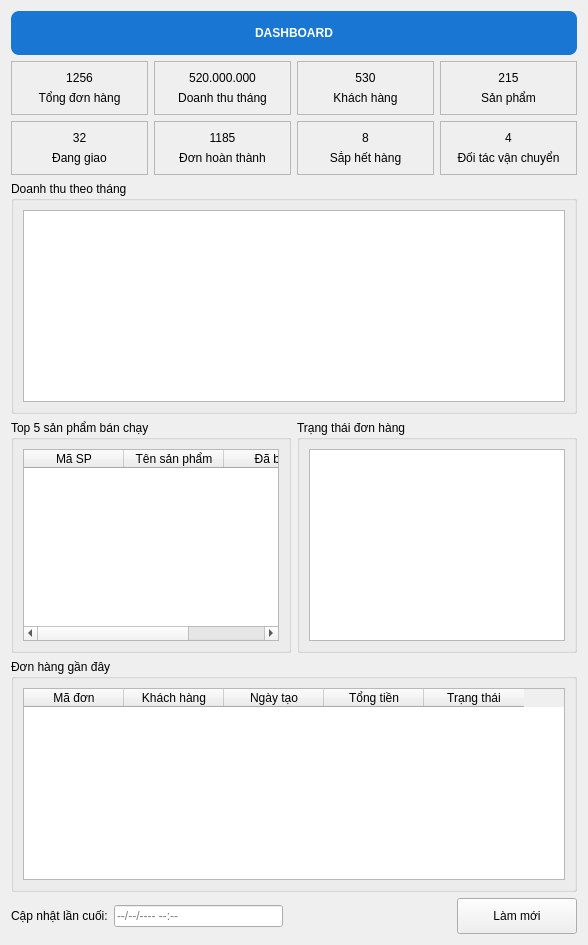
      <widget class="QWidget" name="pageTongQuan">
       <layout class="QVBoxLayout" name="verticalLayout_11">
        <item>
         <widget class="QLabel" name="lblTitle_11">
          <property name="styleSheet">
           <string>
font: 18pt &quot;Arial&quot;;
font-weight:bold;
color:white;
background:#1976D2;
padding:15px;
border-radius:8px;
       </string>
          </property>
          <property name="text">
           <string>DASHBOARD</string>
          </property>
          <property name="alignment">
           <set>Qt::AlignCenter</set>
          </property>
         </widget>
        </item>
        <item>
         <layout class="QGridLayout" name="gridKPI">
          <item row="0" column="0">
           <widget class="QFrame" name="frmTotalOrder">
            <property name="frameShape">
             <enum>QFrame::StyledPanel</enum>
            </property>
            <layout class="QVBoxLayout" name="_12">
             <item>
              <widget class="QLabel" name="lblTongDonHang">
               <property name="text">
                <string>1256</string>
               </property>
               <property name="alignment">
                <set>Qt::AlignCenter</set>
               </property>
              </widget>
             </item>
             <item>
              <widget class="QLabel" name="lblTotalOrder">
               <property name="text">
                <string>Tổng đơn hàng</string>
               </property>
               <property name="alignment">
                <set>Qt::AlignCenter</set>
               </property>
              </widget>
             </item>
            </layout>
           </widget>
          </item>
          <item row="0" column="1">
           <widget class="QFrame" name="frmRevenue">
            <property name="frameShape">
             <enum>QFrame::StyledPanel</enum>
            </property>
            <layout class="QVBoxLayout" name="_13">
             <item>
              <widget class="QLabel" name="lblDoanhThuThang">
               <property name="text">
                <string>520.000.000</string>
               </property>
               <property name="alignment">
                <set>Qt::AlignCenter</set>
               </property>
              </widget>
             </item>
             <item>
              <widget class="QLabel" name="lblRevenue">
               <property name="text">
                <string>Doanh thu tháng</string>
               </property>
               <property name="alignment">
                <set>Qt::AlignCenter</set>
               </property>
              </widget>
             </item>
            </layout>
           </widget>
          </item>
          <item row="0" column="2">
           <widget class="QFrame" name="frmCustomer">
            <property name="frameShape">
             <enum>QFrame::StyledPanel</enum>
            </property>
            <layout class="QVBoxLayout" name="_14">
             <item>
              <widget class="QLabel" name="lblKhachHang">
               <property name="text">
                <string>530</string>
               </property>
               <property name="alignment">
                <set>Qt::AlignCenter</set>
               </property>
              </widget>
             </item>
             <item>
              <widget class="QLabel" name="lblCustomer">
               <property name="text">
                <string>Khách hàng</string>
               </property>
               <property name="alignment">
                <set>Qt::AlignCenter</set>
               </property>
              </widget>
             </item>
            </layout>
           </widget>
          </item>
          <item row="0" column="3">
           <widget class="QFrame" name="frmProduct">
            <property name="frameShape">
             <enum>QFrame::StyledPanel</enum>
            </property>
            <layout class="QVBoxLayout" name="_15">
             <item>
              <widget class="QLabel" name="lblSanPham">
               <property name="text">
                <string>215</string>
               </property>
               <property name="alignment">
                <set>Qt::AlignCenter</set>
               </property>
              </widget>
             </item>
             <item>
              <widget class="QLabel" name="lblProduct">
               <property name="text">
                <string>Sản phẩm</string>
               </property>
               <property name="alignment">
                <set>Qt::AlignCenter</set>
               </property>
              </widget>
             </item>
            </layout>
           </widget>
          </item>
         </layout>
        </item>
        <item>
         <layout class="QGridLayout" name="gridKPI2">
          <item row="0" column="0">
           <widget class="QFrame" name="frmShipment">
            <property name="frameShape">
             <enum>QFrame::StyledPanel</enum>
            </property>
            <layout class="QVBoxLayout" name="_8">
             <item>
              <widget class="QLabel" name="lblDangGiao">
               <property name="text">
                <string>32</string>
               </property>
               <property name="alignment">
                <set>Qt::AlignCenter</set>
               </property>
              </widget>
             </item>
             <item>
              <widget class="QLabel" name="lblShipment">
               <property name="text">
                <string>Đang giao</string>
               </property>
               <property name="alignment">
                <set>Qt::AlignCenter</set>
               </property>
              </widget>
             </item>
            </layout>
           </widget>
          </item>
          <item row="0" column="1">
           <widget class="QFrame" name="frmCompleted">
            <property name="frameShape">
             <enum>QFrame::StyledPanel</enum>
            </property>
            <layout class="QVBoxLayout" name="_9">
             <item>
              <widget class="QLabel" name="lblDonHoanThanh">
               <property name="text">
                <string>1185</string>
               </property>
               <property name="alignment">
                <set>Qt::AlignCenter</set>
               </property>
              </widget>
             </item>
             <item>
              <widget class="QLabel" name="lblCompleted_2">
               <property name="text">
                <string>Đơn hoàn thành</string>
               </property>
               <property name="alignment">
                <set>Qt::AlignCenter</set>
               </property>
              </widget>
             </item>
            </layout>
           </widget>
          </item>
          <item row="0" column="2">
           <widget class="QFrame" name="frmLowStock">
            <property name="frameShape">
             <enum>QFrame::StyledPanel</enum>
            </property>
            <layout class="QVBoxLayout" name="_10">
             <item>
              <widget class="QLabel" name="lblSapHetHang">
               <property name="text">
                <string>8</string>
               </property>
               <property name="alignment">
                <set>Qt::AlignCenter</set>
               </property>
              </widget>
             </item>
             <item>
              <widget class="QLabel" name="lblLowStock">
               <property name="text">
                <string>Sắp hết hàng</string>
               </property>
               <property name="alignment">
                <set>Qt::AlignCenter</set>
               </property>
              </widget>
             </item>
            </layout>
           </widget>
          </item>
          <item row="0" column="3">
           <widget class="QFrame" name="frmPartner">
            <property name="frameShape">
             <enum>QFrame::StyledPanel</enum>
            </property>
            <layout class="QVBoxLayout" name="_11">
             <item>
              <widget class="QLabel" name="lblDoiTacVC">
               <property name="text">
                <string>4</string>
               </property>
               <property name="alignment">
                <set>Qt::AlignCenter</set>
               </property>
              </widget>
             </item>
             <item>
              <widget class="QLabel" name="lblPartner">
               <property name="text">
                <string>Đối tác vận chuyển</string>
               </property>
               <property name="alignment">
                <set>Qt::AlignCenter</set>
               </property>
              </widget>
             </item>
            </layout>
           </widget>
          </item>
         </layout>
        </item>
        <item>
         <widget class="QGroupBox" name="grpRevenueChart">
          <property name="title">
           <string>Doanh thu theo tháng</string>
          </property>
          <layout class="QVBoxLayout" name="_16">
           <item>
            <widget class="QChartView" name="chartDoanhThu"/>
           </item>
          </layout>
         </widget>
        </item>
        <item>
         <layout class="QHBoxLayout" name="horizontalLayoutStatistic">
          <item>
           <widget class="QGroupBox" name="grpTopProduct">
            <property name="title">
             <string>Top 5 sản phẩm bán chạy</string>
            </property>
            <layout class="QVBoxLayout" name="verticalLayoutTopProduct">
             <item>
              <widget class="QTableWidget" name="tblTopProduct">
               <property name="editTriggers">
                <set>QAbstractItemView::NoEditTriggers</set>
               </property>
               <property name="alternatingRowColors">
                <bool>true</bool>
               </property>
               <property name="selectionBehavior">
                <enum>QAbstractItemView::SelectRows</enum>
               </property>
               <property name="columnCount">
                <number>3</number>
               </property>
               <column>
                <property name="text">
                 <string>Mã SP</string>
                </property>
               </column>
               <column>
                <property name="text">
                 <string>Tên sản phẩm</string>
                </property>
               </column>
               <column>
                <property name="text">
                 <string>Đã bán</string>
                </property>
               </column>
              </widget>
             </item>
            </layout>
           </widget>
          </item>
          <item>
           <widget class="QGroupBox" name="grpOrderStatus">
            <property name="title">
             <string>Trạng thái đơn hàng</string>
            </property>
            <layout class="QVBoxLayout" name="verticalLayoutStatus">
             <item>
              <widget class="QChartView" name="chartTrangThaiGiaoHang"/>
             </item>
            </layout>
           </widget>
          </item>
         </layout>
        </item>
        <item>
         <widget class="QGroupBox" name="grpRecentOrder">
          <property name="title">
           <string>Đơn hàng gần đây</string>
          </property>
          <layout class="QVBoxLayout" name="verticalLayoutRecentOrder">
           <item>
            <widget class="QTableWidget" name="tblRecentOrder">
             <property name="editTriggers">
              <set>QAbstractItemView::NoEditTriggers</set>
             </property>
             <property name="alternatingRowColors">
              <bool>true</bool>
             </property>
             <property name="selectionBehavior">
              <enum>QAbstractItemView::SelectRows</enum>
             </property>
             <property name="columnCount">
              <number>5</number>
             </property>
             <column>
              <property name="text">
               <string>Mã đơn</string>
              </property>
             </column>
             <column>
              <property name="text">
               <string>Khách hàng</string>
              </property>
             </column>
             <column>
              <property name="text">
               <string>Ngày tạo</string>
              </property>
             </column>
             <column>
              <property name="text">
               <string>Tổng tiền</string>
              </property>
             </column>
             <column>
              <property name="text">
               <string>Trạng thái</string>
              </property>
             </column>
            </widget>
           </item>
          </layout>
         </widget>
        </item>
        <item>
         <layout class="QHBoxLayout" name="horizontalLayoutFooter">
          <item>
           <widget class="QLabel" name="lblLastUpdateTitle">
            <property name="text">
             <string>Cập nhật lần cuối:</string>
            </property>
           </widget>
          </item>
          <item>
           <widget class="QLineEdit" name="txtLastUpdate">
            <property name="readOnly">
             <bool>true</bool>
            </property>
            <property name="placeholderText">
             <string>--/--/---- --:--</string>
            </property>
           </widget>
          </item>
          <item>
           <spacer name="horizontalSpacerFooter">
            <property name="orientation">
             <enum>Qt::Horizontal</enum>
            </property>
            <property name="sizeHint" stdset="0">
             <size>
              <width>40</width>
              <height>20</height>
             </size>
            </property>
           </spacer>
          </item>
          <item>
           <widget class="QPushButton" name="btnRefreshDB">
            <property name="minimumSize">
             <size>
              <width>120</width>
              <height>36</height>
             </size>
            </property>
            <property name="text">
             <string>Làm mới</string>
            </property>
           </widget>
          </item>
         </layout>
        </item>
       </layout>
      </widget>
